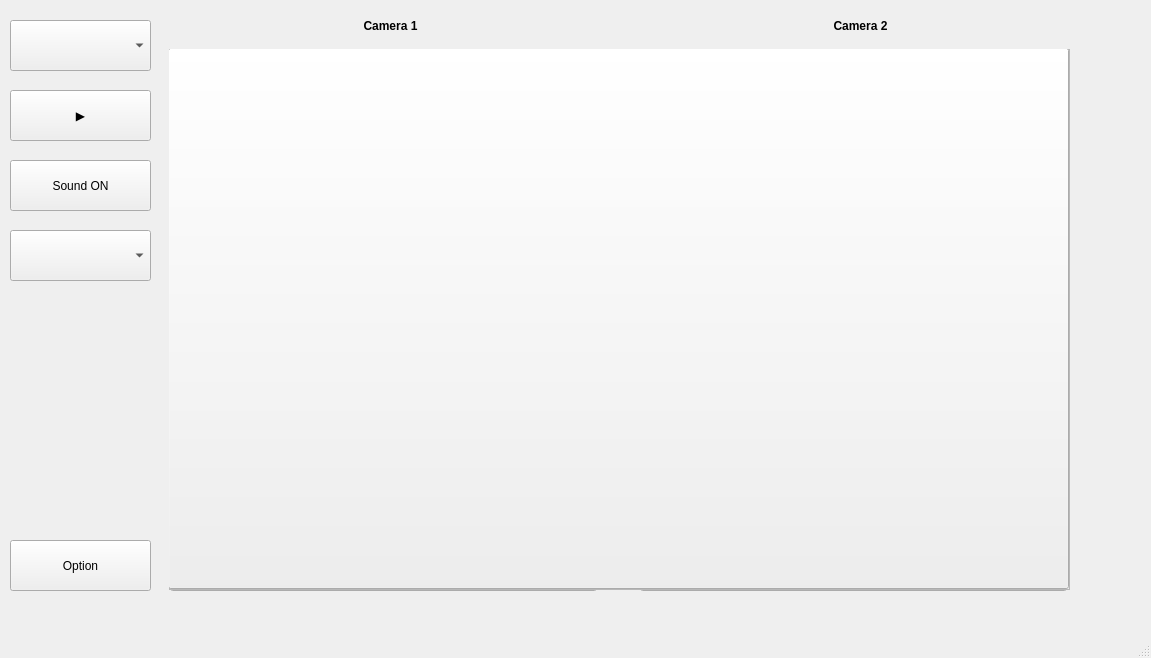
<?xml version="1.0" encoding="UTF-8"?>
<ui version="4.0">
 <class>MainWindow</class>
 <widget class="QMainWindow" name="MainWindow">
  <property name="geometry">
   <rect>
    <x>0</x>
    <y>0</y>
    <width>1151</width>
    <height>658</height>
   </rect>
  </property>
  <property name="windowTitle">
   <string>MainWindow</string>
  </property>
  <widget class="QWidget" name="centralwidget">
   <widget class="QPushButton" name="playerBtn">
    <property name="geometry">
     <rect>
      <x>10</x>
      <y>90</y>
      <width>141</width>
      <height>51</height>
     </rect>
    </property>
    <property name="text">
     <string>▶</string>
    </property>
   </widget>
   <widget class="QComboBox" name="modeSelcCombobox">
    <property name="geometry">
     <rect>
      <x>10</x>
      <y>230</y>
      <width>141</width>
      <height>51</height>
     </rect>
    </property>
    <property name="currentText">
     <string/>
    </property>
   </widget>
   <widget class="QPushButton" name="soundBtn">
    <property name="geometry">
     <rect>
      <x>10</x>
      <y>160</y>
      <width>141</width>
      <height>51</height>
     </rect>
    </property>
    <property name="text">
     <string>Sound ON</string>
    </property>
   </widget>
   <widget class="QComboBox" name="camSelcCombobox">
    <property name="geometry">
     <rect>
      <x>10</x>
      <y>20</y>
      <width>141</width>
      <height>51</height>
     </rect>
    </property>
    <property name="currentText">
     <string/>
    </property>
   </widget>
   <widget class="QPushButton" name="optionBtn">
    <property name="geometry">
     <rect>
      <x>10</x>
      <y>540</y>
      <width>141</width>
      <height>51</height>
     </rect>
    </property>
    <property name="text">
     <string>Option</string>
    </property>
   </widget>
   <widget class="QLabel" name="camView1">
    <property name="geometry">
     <rect>
      <x>170</x>
      <y>50</y>
      <width>427</width>
      <height>241</height>
     </rect>
    </property>
    <property name="text">
     <string/>
    </property>
   </widget>
   <widget class="QLabel" name="camView2">
    <property name="geometry">
     <rect>
      <x>640</x>
      <y>50</y>
      <width>427</width>
      <height>241</height>
     </rect>
    </property>
    <property name="text">
     <string/>
    </property>
   </widget>
   <widget class="QLabel" name="camView4">
    <property name="geometry">
     <rect>
      <x>640</x>
      <y>350</y>
      <width>427</width>
      <height>241</height>
     </rect>
    </property>
    <property name="text">
     <string/>
    </property>
   </widget>
   <widget class="QLabel" name="camView3">
    <property name="geometry">
     <rect>
      <x>170</x>
      <y>350</y>
      <width>427</width>
      <height>241</height>
     </rect>
    </property>
    <property name="text">
     <string/>
    </property>
   </widget>
   <widget class="QLabel" name="label">
    <property name="geometry">
     <rect>
      <x>330</x>
      <y>10</y>
      <width>121</width>
      <height>31</height>
     </rect>
    </property>
    <property name="font">
     <font>
      <weight>75</weight>
      <bold>true</bold>
     </font>
    </property>
    <property name="text">
     <string>Camera 1</string>
    </property>
    <property name="alignment">
     <set>Qt::AlignCenter</set>
    </property>
   </widget>
   <widget class="QLabel" name="label_2">
    <property name="geometry">
     <rect>
      <x>800</x>
      <y>10</y>
      <width>121</width>
      <height>31</height>
     </rect>
    </property>
    <property name="font">
     <font>
      <weight>75</weight>
      <bold>true</bold>
     </font>
    </property>
    <property name="text">
     <string>Camera 2</string>
    </property>
    <property name="alignment">
     <set>Qt::AlignCenter</set>
    </property>
   </widget>
   <widget class="QLabel" name="label_3">
    <property name="geometry">
     <rect>
      <x>330</x>
      <y>310</y>
      <width>121</width>
      <height>31</height>
     </rect>
    </property>
    <property name="font">
     <font>
      <weight>75</weight>
      <bold>true</bold>
     </font>
    </property>
    <property name="text">
     <string>Camera 3</string>
    </property>
    <property name="alignment">
     <set>Qt::AlignCenter</set>
    </property>
   </widget>
   <widget class="QLabel" name="label_4">
    <property name="geometry">
     <rect>
      <x>790</x>
      <y>310</y>
      <width>121</width>
      <height>31</height>
     </rect>
    </property>
    <property name="font">
     <font>
      <weight>75</weight>
      <bold>true</bold>
     </font>
    </property>
    <property name="text">
     <string>Camera 4</string>
    </property>
    <property name="alignment">
     <set>Qt::AlignCenter</set>
    </property>
   </widget>
   <widget class="QPushButton" name="cam2Btn">
    <property name="geometry">
     <rect>
      <x>640</x>
      <y>50</y>
      <width>427</width>
      <height>241</height>
     </rect>
    </property>
    <property name="text">
     <string/>
    </property>
   </widget>
   <widget class="QPushButton" name="cam1Btn">
    <property name="geometry">
     <rect>
      <x>170</x>
      <y>50</y>
      <width>427</width>
      <height>241</height>
     </rect>
    </property>
    <property name="text">
     <string/>
    </property>
   </widget>
   <widget class="QPushButton" name="cam3Btn">
    <property name="geometry">
     <rect>
      <x>170</x>
      <y>350</y>
      <width>427</width>
      <height>241</height>
     </rect>
    </property>
    <property name="text">
     <string/>
    </property>
   </widget>
   <widget class="QPushButton" name="cam4Btn">
    <property name="geometry">
     <rect>
      <x>640</x>
      <y>350</y>
      <width>427</width>
      <height>241</height>
     </rect>
    </property>
    <property name="text">
     <string/>
    </property>
   </widget>
   <widget class="QFrame" name="zoomFrame">
    <property name="geometry">
     <rect>
      <x>169</x>
      <y>49</y>
      <width>901</width>
      <height>541</height>
     </rect>
    </property>
    <property name="frameShape">
     <enum>QFrame::StyledPanel</enum>
    </property>
    <property name="frameShadow">
     <enum>QFrame::Raised</enum>
    </property>
    <widget class="QWidget" name="verticalLayoutWidget">
     <property name="geometry">
      <rect>
       <x>-1</x>
       <y>-1</y>
       <width>901</width>
       <height>541</height>
      </rect>
     </property>
     <layout class="QVBoxLayout" name="verticalLayout">
      <item>
       <widget class="QPushButton" name="zoomBtn">
        <property name="sizePolicy">
         <sizepolicy hsizetype="Expanding" vsizetype="Expanding">
          <horstretch>0</horstretch>
          <verstretch>0</verstretch>
         </sizepolicy>
        </property>
        <property name="text">
         <string/>
        </property>
       </widget>
      </item>
     </layout>
    </widget>
   </widget>
  </widget>
  <widget class="QMenuBar" name="menubar">
   <property name="geometry">
    <rect>
     <x>0</x>
     <y>0</y>
     <width>1151</width>
     <height>20</height>
    </rect>
   </property>
  </widget>
  <widget class="QStatusBar" name="statusbar"/>
 </widget>
 <resources/>
 <connections/>
</ui>
